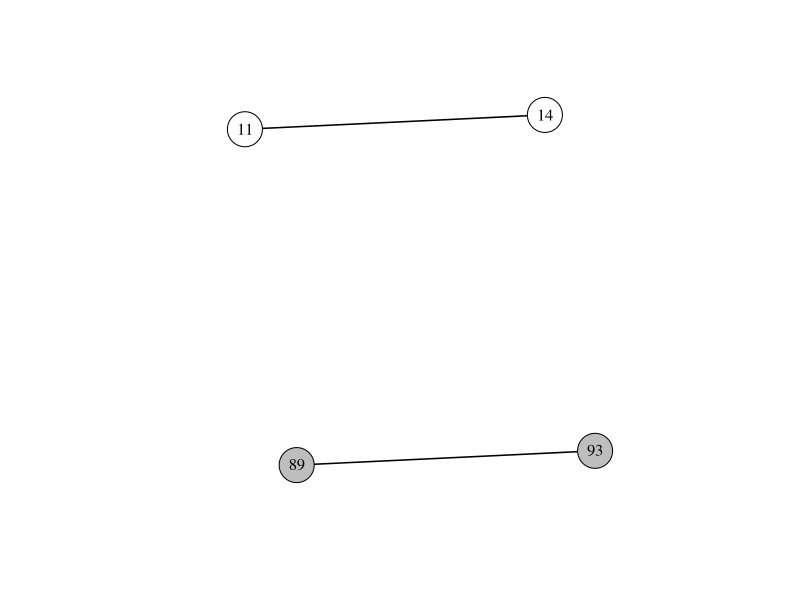

Generate this figure with R:
###########################################################################
# 3-day R workshop 
# Day 1
# Afternoon
# 05_bad_habits.R
###########################################################################
# The code below is from one of my early R scripts only three years ago!

# install.packages("igraph")

# Load the required package
library(igraph)
library(tidyverse)

# Import the data
df<-read_csv("Day_1/data/bad_habits_data.csv")

RL1.2<-subset(df,Time=="RL1-2")
RL2.3<-subset(df,Time=="RL2-3")
RL3.4<-subset(df,Time=="RL3-4")
RL4.5<-subset(df,Time=="RL4-5")
RL5.6<-subset(df,Time=="RL5-6")
RL6.7<-subset(df,Time=="RL6-7")

sites1<-as.list(unique(RL6.7$Var1))
sites2<-as.list(unique(RL6.7$Var2))

sites<-as.data.frame(t(merge(sites1,sites2)))
colnames(sites)[1]<-"Position"

for(i in 1:nrow(sites)){
ans<-(sites$Position[i]<=65)
sites$E1[i]<-ans
}

# Start building network
RL6.7_topology<-subset(RL6.7[2:3])
g2<-graph.data.frame(RL6.7_topology,vertices=sites,directed=FALSE)
V(g2)$color<-ifelse(V(g2)$E1==TRUE,"white","grey")
V(g2)$color<-ifelse(V(g2)$E1==TRUE,"white","grey")
plot(g2,vertex.label.color="black",vertex.size=20,edge.color="black",edge.width=1.5)

length(ls())

# Clean up the Global Environment before continuing
